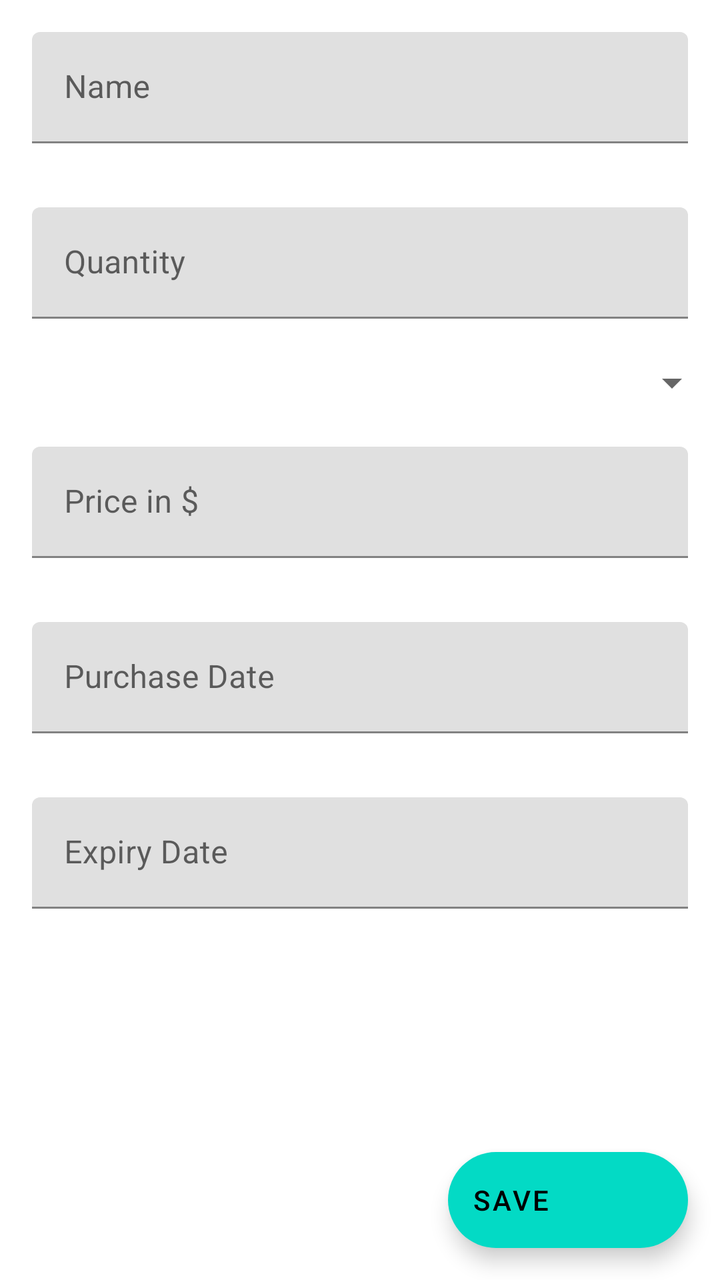
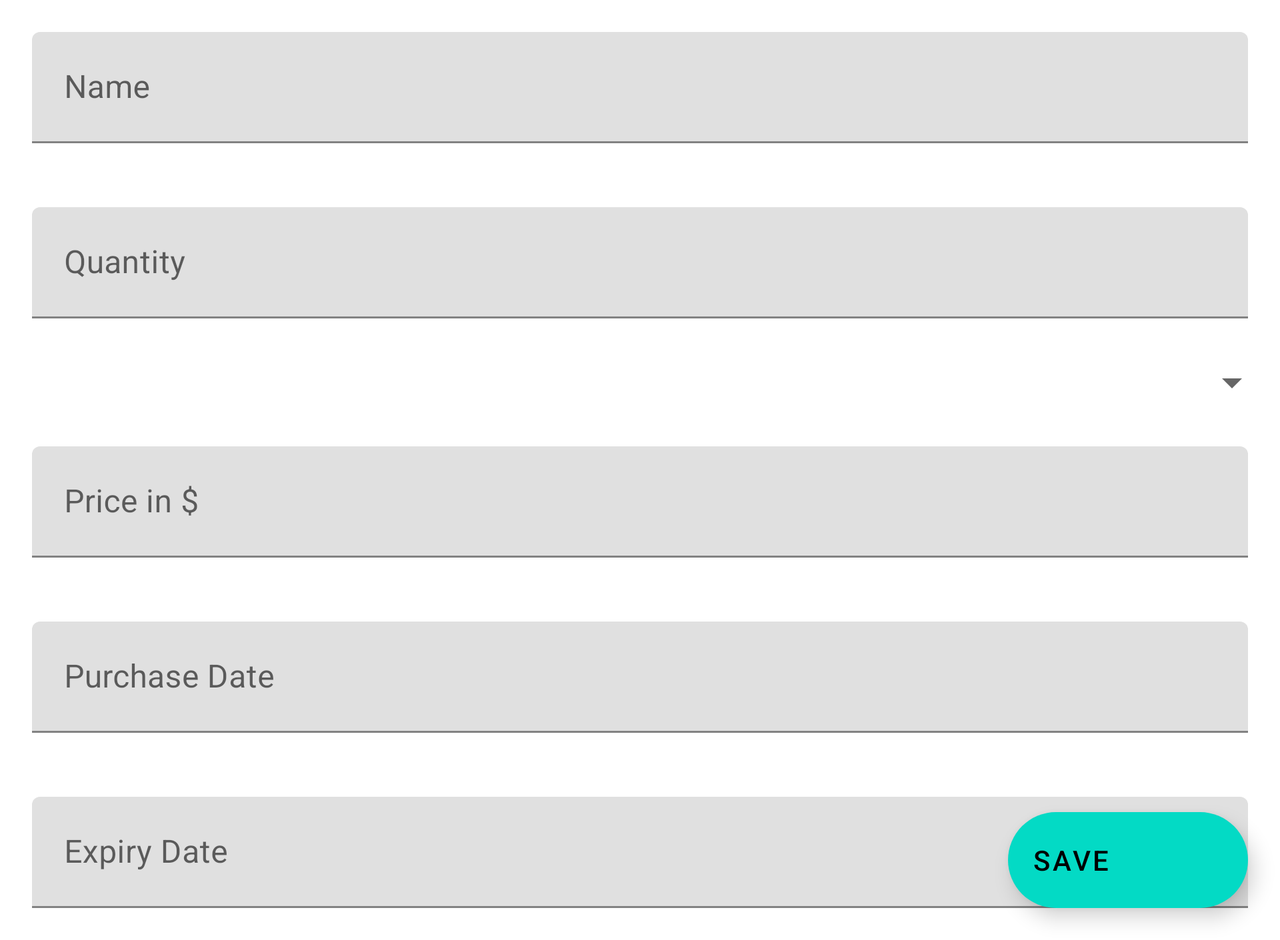

An Android layout and its configuration variant, each rendered on a device that would load it. The default file and the variant file are quoted in full after the pictures.
<!-- AndroidManifest.xml: application theme Theme.GrocyList -->
<!-- res/layout/activity_add_to_stock.xml -->
<?xml version="1.0" encoding="utf-8"?>
<androidx.constraintlayout.widget.ConstraintLayout
    xmlns:android="http://schemas.android.com/apk/res/android"
    xmlns:app="http://schemas.android.com/apk/res-auto"
    xmlns:tools="http://schemas.android.com/tools"
    android:layout_width="match_parent"
    android:layout_height="match_parent"

    android:fitsSystemWindows="true"
    tools:context=".AddToStockActivity"
    >


    <LinearLayout
        android:layout_width="match_parent"
        android:layout_height="match_parent"
        android:orientation="vertical"
        android:transitionName="@string/add_to_stock"
        app:layout_constraintBottom_toBottomOf="parent"
        app:layout_constraintEnd_toEndOf="parent"
        app:layout_constraintStart_toStartOf="parent"
        app:layout_constraintTop_toTopOf="parent">

        <com.google.android.material.textfield.TextInputLayout
            android:layout_width="match_parent"
            android:layout_height="wrap_content"
            android:padding="16dp">

            <com.google.android.material.textfield.TextInputEditText
                android:id="@+id/item_name_edittext"
                android:layout_width="match_parent"
                android:layout_height="wrap_content"
                android:hint="@string/name"
                android:inputType="textCapWords" />

        </com.google.android.material.textfield.TextInputLayout>

        <com.google.android.material.textfield.TextInputLayout
            android:layout_width="match_parent"
            android:layout_height="wrap_content"
            android:padding="16dp">

            <com.google.android.material.textfield.TextInputEditText
                android:id="@+id/item_qty_edittext"
                android:layout_width="match_parent"
                android:layout_height="wrap_content"
                android:hint="@string/quantity"
                android:inputType="numberDecimal" />
        </com.google.android.material.textfield.TextInputLayout>

        <androidx.appcompat.widget.AppCompatSpinner
            android:layout_width="match_parent"
            android:padding="16dp"
            android:id="@+id/quantity_spinner"
            android:layout_height="wrap_content" />

        <com.google.android.material.textfield.TextInputLayout
            android:layout_width="match_parent"
            android:layout_height="wrap_content"

            android:padding="16dp"
            app:endIconMode="clear_text">

            <com.google.android.material.textfield.TextInputEditText
                android:id="@+id/item_price_edittext"
                android:layout_width="match_parent"
                android:layout_height="wrap_content"
                android:hint="@string/price"

                android:inputType="numberDecimal" />

        </com.google.android.material.textfield.TextInputLayout>

        <com.google.android.material.textfield.TextInputLayout
            android:layout_width="match_parent"
            android:layout_height="wrap_content"
            android:hint="@string/purchase_date"
            android:padding="16dp"
            app:endIconMode="clear_text">

            <com.google.android.material.textfield.TextInputEditText
                android:id="@+id/item_pur_date_edittext"
                android:layout_width="match_parent"
                android:layout_height="wrap_content"
                android:focusable="false"
                android:inputType="numberDecimal" />

        </com.google.android.material.textfield.TextInputLayout>

        <com.google.android.material.textfield.TextInputLayout
            android:layout_width="match_parent"
            android:layout_height="wrap_content"
            android:padding="16dp"
            app:endIconMode="clear_text">

            <com.google.android.material.textfield.TextInputEditText
                android:id="@+id/item_exp_edittext"
                android:layout_width="match_parent"
                android:layout_height="wrap_content"
                android:focusable="false"
                android:hint="@string/expiry_date"
                android:inputType="numberDecimal" />

        </com.google.android.material.textfield.TextInputLayout>














    </LinearLayout>


    <com.google.android.material.floatingactionbutton.ExtendedFloatingActionButton
        android:id="@+id/save_fab"
        android:layout_width="wrap_content"
        android:layout_height="wrap_content"
        android:layout_marginEnd="16dp"
        android:layout_marginBottom="16dp"
        android:text="@string/save"
        app:icon="@drawable/ic_baseline_save_24"
        app:layout_constraintBottom_toBottomOf="parent"
        app:layout_constraintEnd_toEndOf="parent" />

</androidx.constraintlayout.widget.ConstraintLayout>
<!-- resources referenced by this layout -->
<resources>
  <string name="add_to_stock">Add to stock</string>
  <string name="expiry_date">Expiry Date</string>
  <string name="name">Name</string>
  <string name="price">Price in $</string>
  <string name="purchase_date">Purchase Date</string>
  <string name="quantity">Quantity</string>
  <string name="save">Save</string>
  <style name="Theme.GrocyList" parent="Theme.MaterialComponents.DayNight.DarkActionBar">
          
          <item name="colorPrimary">@color/purple_500</item>
          <item name="colorPrimaryVariant">@color/purple_700</item>
          <item name="colorOnPrimary">@color/white</item>
          
          <item name="colorSecondary">@color/teal_200</item>
          <item name="colorSecondaryVariant">@color/teal_700</item>
          <item name="colorOnSecondary">@color/black</item>
          
          <item name="android:statusBarColor">?attr/colorPrimaryVariant</item>
          
      </style>
</resources>
<!-- res/layout-land/activity_add_to_stock.xml (the repository's variant of the layout above) -->
<!-- drawn on the phone turned sideways -->
<?xml version="1.0" encoding="utf-8"?>
<ScrollView
    xmlns:android="http://schemas.android.com/apk/res/android"
    xmlns:app="http://schemas.android.com/apk/res-auto"
    xmlns:tools="http://schemas.android.com/tools"
    android:layout_width="match_parent"
    android:layout_height="match_parent"
    android:fitsSystemWindows="true"
    tools:context=".AddToStockActivity"
    >
<androidx.constraintlayout.widget.ConstraintLayout
    android:layout_width="match_parent"
    android:layout_height="wrap_content"
    >


    <LinearLayout
        android:layout_width="match_parent"
        android:layout_height="match_parent"
        android:orientation="vertical"
        android:transitionName="@string/add_to_stock"
        app:layout_constraintBottom_toBottomOf="parent"
        app:layout_constraintEnd_toEndOf="parent"
        app:layout_constraintStart_toStartOf="parent"
        app:layout_constraintTop_toTopOf="parent">

        <com.google.android.material.textfield.TextInputLayout
            android:layout_width="match_parent"
            android:layout_height="wrap_content"
            android:padding="16dp">

            <com.google.android.material.textfield.TextInputEditText
                android:id="@+id/item_name_edittext"
                android:layout_width="match_parent"
                android:layout_height="wrap_content"
                android:hint="@string/name"
                android:inputType="textCapWords" />

        </com.google.android.material.textfield.TextInputLayout>

        <com.google.android.material.textfield.TextInputLayout
            android:layout_width="match_parent"
            android:layout_height="wrap_content"
            android:padding="16dp">

            <com.google.android.material.textfield.TextInputEditText
                android:id="@+id/item_qty_edittext"
                android:layout_width="match_parent"
                android:layout_height="wrap_content"
                android:hint="@string/quantity"
                android:inputType="numberDecimal" />
        </com.google.android.material.textfield.TextInputLayout>

        <androidx.appcompat.widget.AppCompatSpinner
            android:layout_width="match_parent"
            android:padding="16dp"
            android:id="@+id/quantity_spinner"
            android:layout_height="wrap_content" />

        <com.google.android.material.textfield.TextInputLayout
            android:layout_width="match_parent"
            android:layout_height="wrap_content"

            android:padding="16dp"
            app:endIconMode="clear_text">

            <com.google.android.material.textfield.TextInputEditText
                android:id="@+id/item_price_edittext"
                android:layout_width="match_parent"
                android:layout_height="wrap_content"
                android:hint="@string/price"

                android:inputType="numberDecimal" />

        </com.google.android.material.textfield.TextInputLayout>

        <com.google.android.material.textfield.TextInputLayout
            android:layout_width="match_parent"
            android:layout_height="wrap_content"
            android:hint="@string/purchase_date"
            android:padding="16dp"
            app:endIconMode="clear_text">

            <com.google.android.material.textfield.TextInputEditText
                android:id="@+id/item_pur_date_edittext"
                android:layout_width="match_parent"
                android:layout_height="wrap_content"
                android:focusable="false"
                android:inputType="numberDecimal" />

        </com.google.android.material.textfield.TextInputLayout>

        <com.google.android.material.textfield.TextInputLayout
            android:layout_width="match_parent"
            android:layout_height="wrap_content"
            android:padding="16dp"
            app:endIconMode="clear_text">

            <com.google.android.material.textfield.TextInputEditText
                android:id="@+id/item_exp_edittext"
                android:layout_width="match_parent"
                android:layout_height="wrap_content"
                android:focusable="false"
                android:hint="@string/expiry_date"
                android:inputType="numberDecimal" />

        </com.google.android.material.textfield.TextInputLayout>














    </LinearLayout>


    <com.google.android.material.floatingactionbutton.ExtendedFloatingActionButton
        android:id="@+id/save_fab"
        android:layout_width="wrap_content"
        android:layout_height="wrap_content"
        android:layout_marginEnd="16dp"
        android:layout_marginBottom="16dp"
        android:text="@string/save"
        app:icon="@drawable/ic_baseline_save_24"
        app:layout_constraintBottom_toBottomOf="parent"
        app:layout_constraintEnd_toEndOf="parent" />

</androidx.constraintlayout.widget.ConstraintLayout>

</ScrollView>
